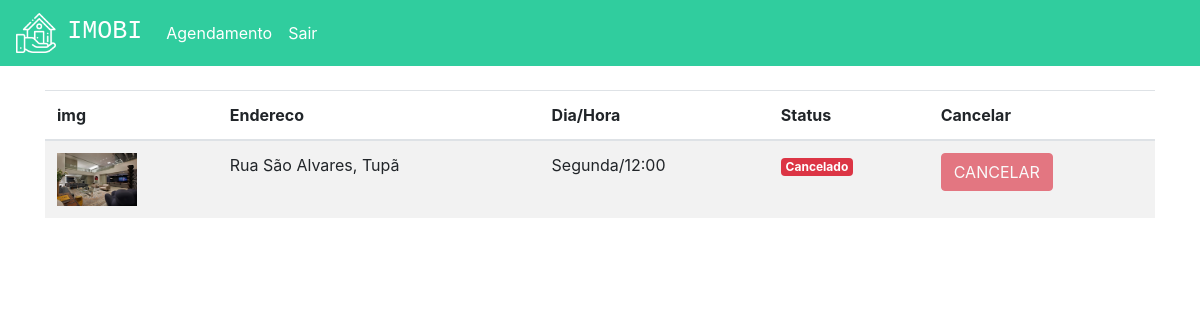
The app's page /agendamentos (signed in) with its own data.
### plataforma/models.py (models this page shows, shortened)
class Visitas(models.Model):
    choices = (('S', 'Segunda'),
                ('T', 'Terça'),
                ('Q', 'Quarta'),
                ('QI', 'Quinta'),
                ('SE', 'Sexta'),
                ('SA', 'Sabado'),
                ('D', 'Domingo'))
    choices_status = (('A', 'Agendado'),
                      ('F', 'Finalizado'),
                      ('C', 'Cancelado'))
    imovel = models.ForeignKey(Imovei, on_delete=models.DO_NOTHING)
    usuario = models.ForeignKey(User, on_delete=models.DO_NOTHING)
    dia = models.CharField(max_length=20)
    horario = models.TimeField()
    status = models.CharField(max_length=1, choices=choices_status, default="A")

class Imovei(models.Model):
    choices = (('V', 'Venda'),
               ('A', 'Aluguel'))
    choices_imovel = (('A', 'Apartamento'),
                      ('C', 'Casa'))
    imagens = models.ManyToManyField(Imagem)
    valor = models.FloatField()
    quartos = models.IntegerField()
    tamanho = models.FloatField()
    cidade = models.ForeignKey(Cidade, on_delete=models.DO_NOTHING)
    rua = models.CharField(max_length=50)
    tipo = models.CharField(max_length=1, choices=choices)
    tipo_imovel = models.CharField(max_length=1, choices=choices_imovel)
    numero = models.IntegerField()
    descricao = models.TextField()
    dias_visita = models.ManyToManyField(DiasVisita)
    horarios = models.ManyToManyField(Horario)

class Imagem(models.Model):
    img = models.ImageField(upload_to='img')
    def __str__(self) -> str:
        return self.img.url

class Cidade(models.Model):
    nome = models.CharField(max_length=30)
    def __str__(self) -> str:
        return self.nome

### plataforma/views.py (the view)
# urls.py: path('agendamentos', views.agendamentos, name="agendamentos"),
def agendamentos(request):
    visitas = Visitas.objects.filter(usuario=request.user)
    return render(request, "agendamentos.html", {'visitas': visitas})

### plataforma/templates/agendamentos.html (shortened to what this page needs)
{% extends 'base.html' %}
{% load static %}
{% block 'head' %}
<link rel="stylesheet" href="{% static 'plataforma/css/home.css' %}">
{% endblock  %}
{% block 'body' %}
    <div class="container">
        <br>
        <table class="table table-striped">
        <thead>
            <tr>
                <th scope="col">img</th>
                <th scope="col">Endereco</th>
                <th scope="col">Dia/Hora</th>
                <th scope="col">Status</th>
                <th scope="col">Cancelar</th>
            </tr>
        </thead>
        <tbody>
            {% for visita in visitas %}
                <tr>
                    <th><img width="80" src="{{visita.imovel.imagens.all.0}}"></th>
                    <td>{{visita.imovel.rua}}, {{visita.imovel.cidade}}</td>
                    <td>{{visita.dia}}/{{visita.horario}}</td>
                    <td>
                        {% if visita.status == "C" %}
                            <span class="badge badge-danger">Cancelado</span>
                        {% endif %}
                    </td>
                    <td>
                        {% if visita.status == "A" %}
                            <a href="{% url 'cancelar_agendamento' visita.id %}" class="btn btn-danger">CANCELAR</a>
                        {% else %}
                            <a href="" class="btn btn-danger disabled">CANCELAR</a>
                        {% endif %}
                    </td>
                </tr>
            {% endfor %}
        </tbody>
    </table>
    </div>
{% endblock  %}

### records on screen
Visitas: imovel.imagens.all.0 (picture), imovel.rua "Rua São Alvares", imovel.cidade "Tupã", dia "Segunda", horario "12:00", status "Cancelado"
